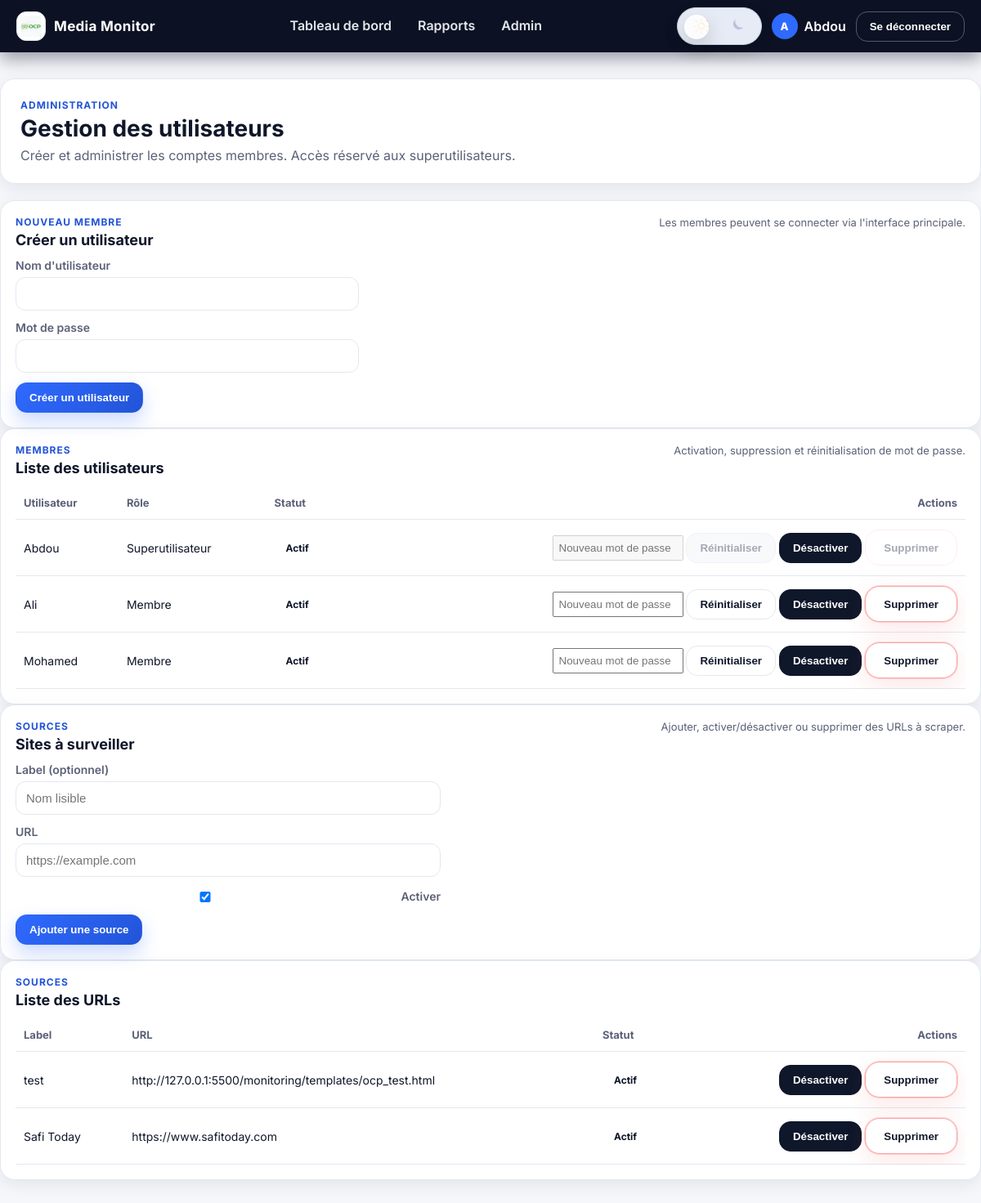
Screenshot of /administration/users/ (signed in) with the database file from the repository.
### monitoring/models.py (models this page shows, shortened)
class ScrapeTarget(models.Model):
    label = models.CharField(max_length=255, blank=True, help_text="Optional friendly name")
    url = models.URLField(unique=True)
    is_active = models.BooleanField(default=True)
    created_at = models.DateTimeField(auto_now_add=True)
    class Meta:
        ordering = ["-created_at"]

### monitoring/views.py (the view, shortened to what this page needs)
# urls.py: path("administration/users/", views.admin_users, name="admin_users"),
@admin_required
@require_http_methods(["GET", "POST"])
def admin_users(request):
    User = get_user_model()
    members = (
        get_user_model()
        .objects.all()
        .order_by("username")
        .values("id", "username", "is_active", "is_superuser", "date_joined")
    )
    targets = ScrapeTarget.objects.all().order_by("-created_at")
    return render(
        request,
        "admin/users.html",
        {
            "members": members,
            "targets": targets,
        },
    )

### monitoring/templatetags/i18n_fr.py (called while the page is built)
@register.filter(name="t")
def translate(key: object) -> str:
    if key is None:
        return ""
    text = str(key)
    return TRANSLATIONS_FR.get(text, text)

### monitoring/views.py (called while the page is built)
def admin_required(view_func):
    @wraps(view_func)
    def _wrapped(request, *args, **kwargs):
        if not request.user.is_authenticated:
            messages.error(request, "Accès non autorisé")
            return redirect("monitoring:admin_login")
        if not request.user.is_superuser:
            messages.error(request, "Accès non autorisé")
            return redirect("monitoring:admin_login")
        return view_func(request, *args, **kwargs)
    return _wrapped

### monitoring/templates/admin/users.html (shortened to what this page needs)
{% extends "base.html" %}
{% load static %}
{% block content %}
<section class="hero">
    <div class="hero-inner">
        <div class="hero-text">
            <p class="eyebrow">Administration</p>
            <h1>Gestion des utilisateurs</h1>
            <p class="lede">Créer et administrer les comptes membres. Accès réservé aux superutilisateurs.</p>
        </div>
    </div>
</section>
<section class="panel">
    <div class="panel-header">
        <div>
            <p class="eyebrow">Nouveau membre</p>
            <h2>Créer un utilisateur</h2>
        </div>
        <p class="panel-sub">Les membres peuvent se connecter via l'interface principale.</p>
    </div>
    <form method="post" class="auth-form" style="max-width: 420px;">
        <label>Nom d'utilisateur
            <input type="text" name="username" required>
        </label>
        <label>Mot de passe
            <input type="password" name="password" required>
        </label>
        <button type="submit" class="btn primary">Créer un utilisateur</button>
    </form>
</section>
<section class="panel">
    <div class="panel-header">
        <div>
            <p class="eyebrow">Membres</p>
            <h2>Liste des utilisateurs</h2>
        </div>
        <p class="panel-sub">Activation, suppression et réinitialisation de mot de passe.</p>
    </div>
    <div class="table-wrapper">
        <table>
            <thead>
                <tr>
                    <th>Utilisateur</th>
                    <th>Rôle</th>
                    <th>Statut</th>
                    <th class="text-right">Actions</th>
                </tr>
            </thead>
            <tbody>
                {% for member in members %}
                    <tr>
                        <td>{{ member.username }}</td>
                        <td>{% if member.is_superuser %}Superutilisateur{% else %}Membre{% endif %}</td>
                        <td>
                            {% if member.is_active %}
                                <span class="badge">Actif</span>
                            {% else %}
                                <span class="badge danger">Désactivé</span>
                            {% endif %}
                        </td>
                        <td class="text-right">
                            <form method="post" style="display:inline;">
                                <input type="password" name="password" placeholder="Nouveau mot de passe" style="width:160px; padding:6px;" {% if member.is_superuser %}disabled{% endif %}>
                                <button class="btn secondary" type="submit" {% if member.is_superuser %}disabled{% endif %}>Réinitialiser</button>
                            </form>
                            <form method="post" style="display:inline;">
                                {% if member.is_active %}
                                    <button class="btn dark" type="submit">Désactiver</button>
                                {% else %}
                                    <input type="hidden" name="action" value="enable_user">
                                    <button class="btn dark" type="submit">Activer</button>
                                {% endif %}
                            </form>
                            <form method="post" style="display:inline;">
                                {% if member.id == request.user.id or member.is_superuser %}
                                    <button class="btn danger-delete-btn admin-users-delete-btn" data-testid="admin-delete-user" type="button" disabled>Supprimer</button>
                                {% else %}
                                    <button class="btn danger-delete-btn admin-users-delete-btn" data-testid="admin-delete-user" type="submit" onclick="return confirm('Confirmer la suppression ?');">Supprimer</button>
                                {% endif %}
                            </form>
                        </td>
                    </tr>
                {% empty %}
                    <tr><td colspan="4" class="muted">Aucun utilisateur.</td></tr>
                {% endfor %}
            </tbody>
        </table>
    </div>
</section>
<section class="panel">
    <div class="panel-header">
        <div>
            <p class="eyebrow">Sources</p>
            <h2>Sites à surveiller</h2>
        </div>
        <p class="panel-sub">Ajouter, activer/désactiver ou supprimer des URLs à scraper.</p>
    </div>
    <form method="post" class="auth-form" style="max-width: 520px;">
        <label>Label (optionnel)
            <input type="text" name="label" placeholder="Nom lisible">
        </label>
        <label>URL
            <input type="url" name="url" placeholder="https://example.com" required>
        </label>
        <label style="display:flex; align-items:center; gap:8px;">
            <input type="checkbox" name="is_active" checked>
            Activer
        </label>
        <button type="submit" class="btn primary">Ajouter une source</button>
    </form>
</section>
<section class="panel">
    <div class="panel-header">
        <div>
            <p class="eyebrow">Sources</p>
            <h2>Liste des URLs</h2>
        </div>
    </div>
    <div class="table-wrapper">
        <table>
            <thead>
                <tr>
                    <th>Label</th>
                    <th>URL</th>
                    <th>Statut</th>
                    <th class="text-right">Actions</th>
                </tr>
            </thead>
            <tbody>
                {% for target in targets %}
                    <tr>
                        <td>{{ target.label|default:"—" }}</td>
                        <td><a href="{{ target.url }}" target="_blank" rel="noopener">{{ target.url }}</a></td>
                        <td>
                            {% if target.is_active %}
                                <span class="badge">Actif</span>
                            {% else %}
                                <span class="badge danger">Inactif</span>
                            {% endif %}
                        </td>
                        <td class="text-right">
                            <form method="post" style="display:inline;">
                                {% if target.is_active %}
                                    <button class="btn dark" type="submit">Désactiver</button>
                                {% else %}
                                    <button class="btn dark" type="submit">Activer</button>
                                {% endif %}
                            </form>
                            <form method="post" style="display:inline;">
                                <button class="btn danger-delete-btn" type="submit" onclick="return confirm('Supprimer cette source ?');">Supprimer</button>
                            </form>
                        </td>
                    </tr>
                {% empty %}
                    <tr><td colspan="4" class="muted">Aucune URL configurée.</td></tr>
                {% endfor %}
            </tbody>
        </table>
    </div>
</section>
{% endblock %}

### monitoring/templates/base.html (shortened to what this page needs)
{% load static %}
{% load i18n_fr %}
<!DOCTYPE html>
<html lang="fr">
<head>
    <link rel="stylesheet" href="{% static 'css/styles.css' %}">
</head>
<body>
    <header class="topbar">
        <div class="container topbar-inner">
            <a class="brand" href="{% url 'monitoring:dashboard' %}">
                <span class="brand-icon">
                    <img src="{% static 'img/ocp-logo.png' %}" alt="OCP">
                </span>
                <span class="brand-text">Media Monitor</span>
            </a>
            <nav class="nav" id="primary-nav">
                <a href="{% url 'monitoring:dashboard' %}" class="{% if request.path == '/' %}active{% endif %}">{{ "Dashboard"|t }}</a>
                <a href="{% url 'monitoring:report' %}" class="{% if request.path == '/report/' %}active{% endif %}">{{ "Reports"|t }}</a>
                {% if request.user.is_superuser %}
                    <a href="{% url 'monitoring:admin_users' %}">{{ "Admin"|t }}</a>
                {% endif %}
            </nav>
            <div class="user-actions">
                <button class="theme-toggle" type="button" aria-label="Toggle dark mode" aria-checked="false" tabindex="0" role="switch">
                    <span class="theme-toggle-track">
                        <span class="theme-icon sun" aria-hidden="true">
                        </span>
                        <span class="theme-toggle-knob"></span>
                        <span class="theme-icon moon" aria-hidden="true">
                            <svg viewBox="0 0 24 24" focusable="false" aria-hidden="true">
                                <path d="M21 13.5A8.5 8.5 0 0 1 10.5 3a7.5 7.5 0 1 0 10.5 10.5Z"></path>
                            </svg>
                        </span>
                    </span>
                </button>
                {% if request.user.is_authenticated %}
                    <div class="user-summary">
                        <span class="avatar-circle">{{ request.user.username|slice:":1"|upper }}</span>
                        <span class="user-name">{{ request.user.username }}</span>
                    </div>
                    <form method="post" action="{% url 'logout' %}">
                        <button type="submit" class="btn ghost">{{ "Logout"|t }}</button>
                    </form>
                {% else %}
                    <a class="btn primary" href="{% url 'login' %}">{{ "Login"|t }}</a>
                {% endif %}
            </div>
        </div>
    </header>
    <main class="page container">
        {% block content %}{% endblock %}
    </main>
</body>
</html>

### rows the page displays
ScrapeTarget: label "test", url "http://127.0.0.1:5500/monitoring/templates/ocp_test.html", is_active "Actif"
ScrapeTarget: label "Safi Today", url "https://www.safitoday.com", is_active "Actif"

### other values shown
{{ "Dashboard"|t }} "Tableau de bord"
{{ "Reports"|t }} "Rapports"
{{ "Admin"|t }} "Admin"
{{ request.user.username|slice:":1"|upper }} "A"
{{ request.user.username }} "Abdou"
{{ "Logout"|t }} "Se déconnecter"
{{ member.username }} "Abdou"
{{ member.username }} "Ali"
{{ member.username }} "Mohamed"
